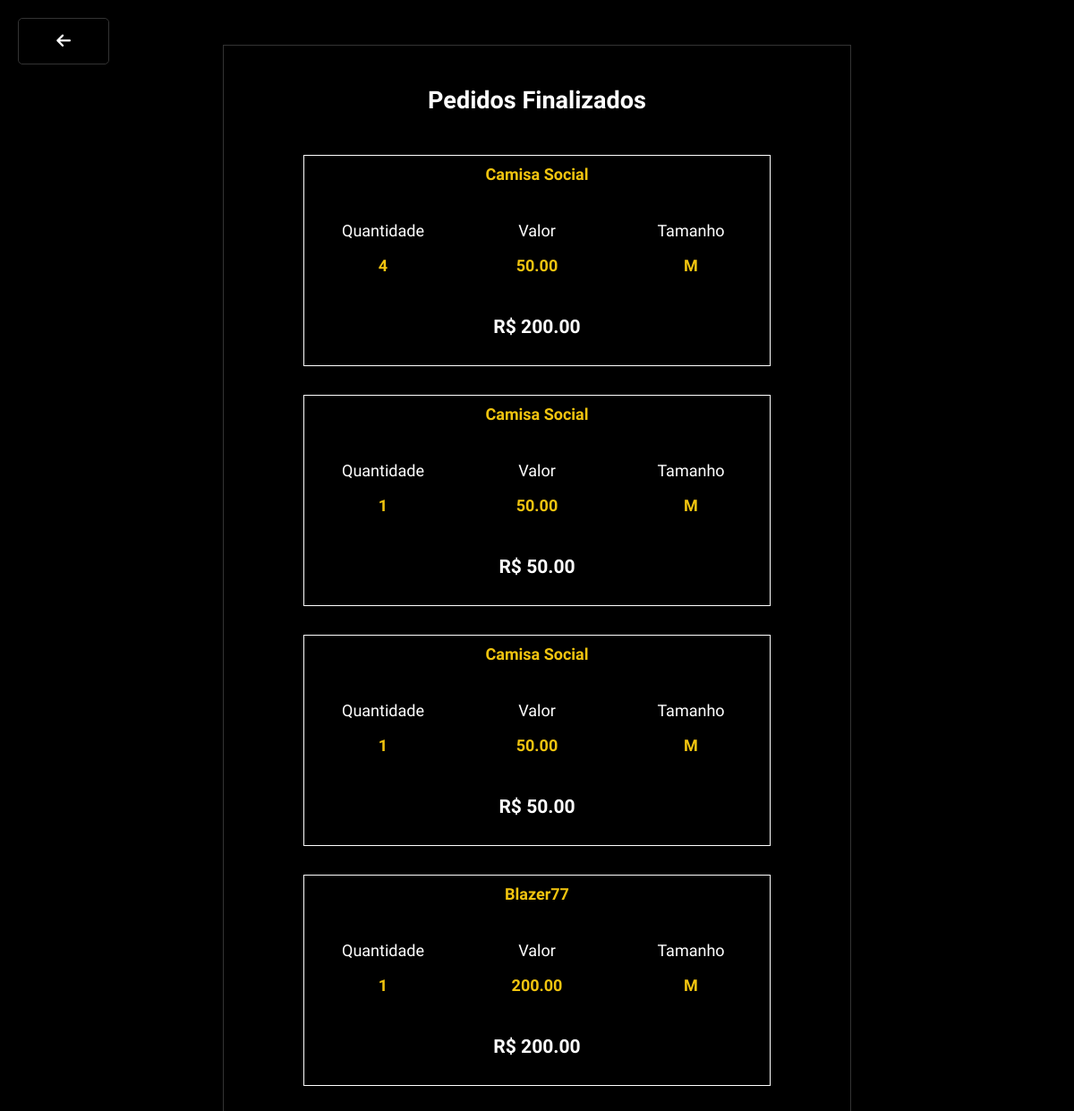
The app's page /pedidos/ (signed in), older data.
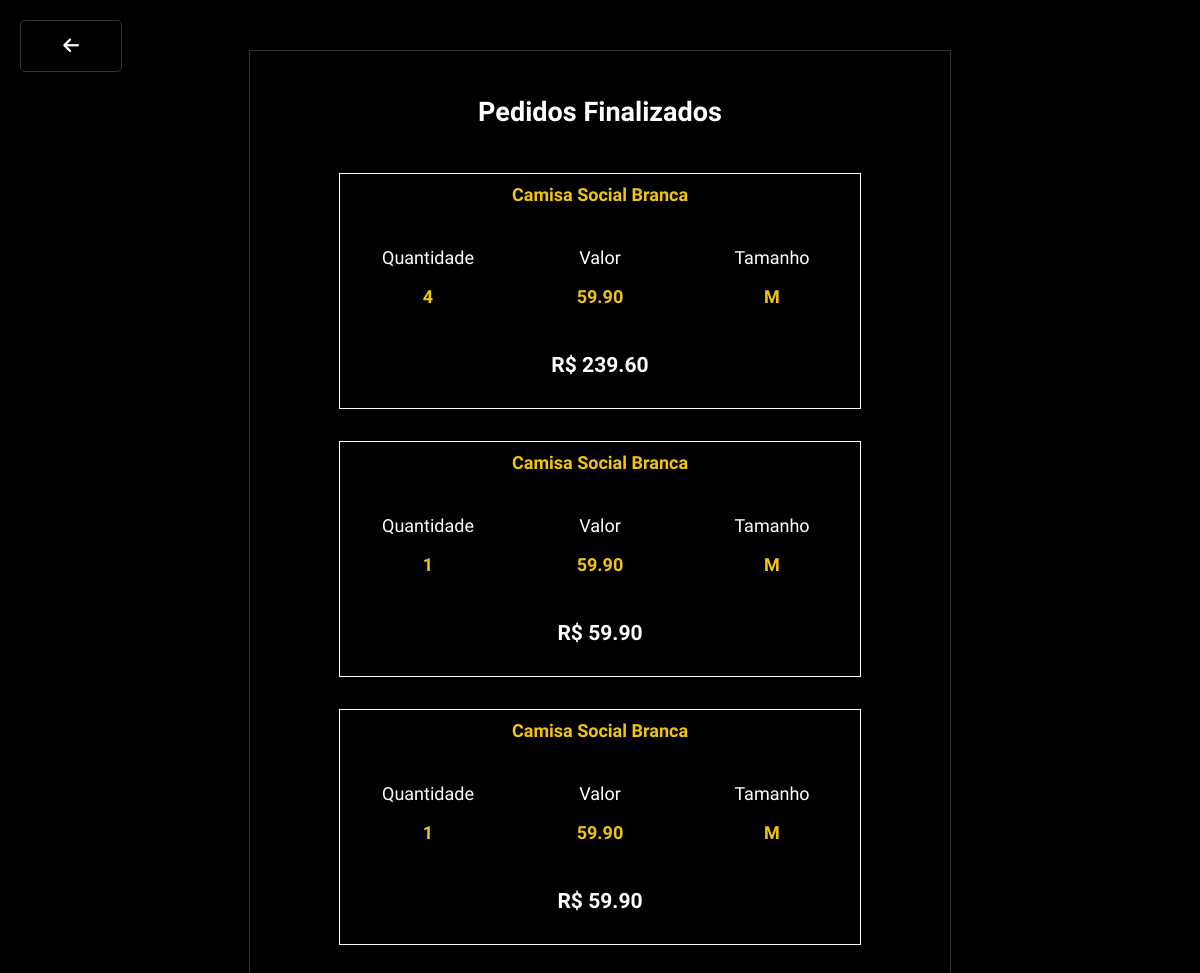
The same page, newer data.
### auraapp/models.py (models this page shows, shortened)
class Pedido(models.Model):
    cliente = models.ForeignKey(Cliente, on_delete=models.CASCADE)
    produto = models.ForeignKey(Produto, on_delete=models.CASCADE)
    quantidade = models.IntegerField(default=1)
    tamanho = models.CharField(max_length=5, default='M')
    finalizado = models.BooleanField(default=False)
    def subtotal(self):
        return self.quantidade * self.produto.preco

class Produto(models.Model):
    nome = models.CharField(max_length=150)
    preco = models.DecimalField(max_digits=6, decimal_places=2)
    categoria = models.ForeignKey(Categoria, on_delete=models.CASCADE)
    imagem = models.ImageField(upload_to='./static/', default='./static/blazer.png')
    emAlta = models.BooleanField(default=False)

### auraapp/views.py (the view)
# urls.py: path('pedidos/', views.pedidos_finalizados, name='pedidos_finalizados'),
def pedidos_finalizados(request):
    cliente_id = request.session.get('cliente_id')
    if not cliente_id:
        return redirect('login')
    cliente = get_object_or_404(Cliente, id=cliente_id)
    pedidos = Pedido.objects.filter(cliente=cliente, finalizado=True)
    return render(request, 'auraapp/pedidos.html', {'pedidos': pedidos})

### auraapp/templates/auraapp/pedidos.html (shortened to what this page needs)
<link rel="stylesheet" href="https://cdnjs.cloudflare.com/ajax/libs/font-awesome/6.5.0/css/all.min.css">
<body>
    <a href="{% url 'home' %}" class="sair">
        <i class="fas fa-arrow-left"></i>
    </a>
    <div class="pedidos-container">
        <h2>Pedidos Finalizados</h2>
        {% if pedidos %}
                {% for pedido in pedidos %}
                    <div class="pedido-card">
                        <strong>{{ pedido.produto.nome }}</strong>
                        <div class="pedido-detalhes">
                            <div class="pedido-descricao">
                                <p>Quantidade</p> <strong>{{ pedido.quantidade }} </strong>
                            </div>
                            <div class="pedido-descricao">
                                <p>Valor</p> <strong>{{ pedido.produto.preco|floatformat:2 }} </strong>
                            </div>
                            <div class="pedido-descricao">
                                <p>Tamanho</p> <strong>{{ pedido.tamanho }} </strong>
                            </div>
                        </div>
                        <h3>R$ {{ pedido.subtotal }}</h3>
                    </div>
                {% endfor %}
        {% else %}
            <p>Você ainda não finalizou nenhum pedido.</p>
        {% endif %}
    </div>
</body>

Row changes from the older to the newer data that the page shows:
removed Pedido: produto.nome "Blazer77", quantidade "1", produto.preco "200.00", tamanho "M", subtotal "200.00"
changed through a linked row, Pedido (number 1 of 3 on the later page): produto.nome "Camisa Social" → "Camisa Social Branca"; produto.preco "50.00" → "59.90"; subtotal "200.00" → "239.60"
changed through a linked row, Pedido (number 2 of 3 on the later page): produto.nome "Camisa Social" → "Camisa Social Branca"; produto.preco "50.00" → "59.90"; subtotal "50.00" → "59.90"
changed through a linked row, Pedido (number 3 of 3 on the later page): produto.nome "Camisa Social" → "Camisa Social Branca"; produto.preco "50.00" → "59.90"; subtotal "50.00" → "59.90"
